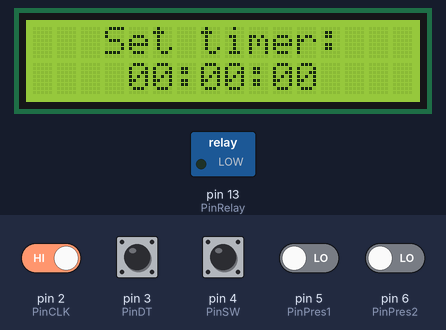
The sketch below on a simulated Arduino Uno, built with avr-gcc and run on an emulated ATmega328P. Parts: 16×2 character LCD, switched loads named in the sketch (green lamp = pin HIGH). Inputs (shaded band) come from the test bench; at power-on: pin 2 (PinCLK), pin 3 (PinDT) HIGH, pin 4 (PinSW), pin 5 (PinPres1), pin 6 (PinPres2) LOW.

Above: at 2.2 s.
2.3 s: pin 5 (PinPres1) driven HIGH
At 3.2 s:
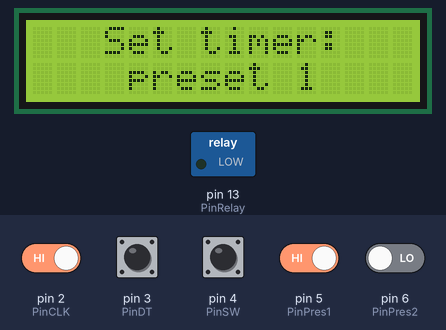
5.3 s: pin 4 (PinSW) pulled HIGH for 1 s
At 6.5 s:
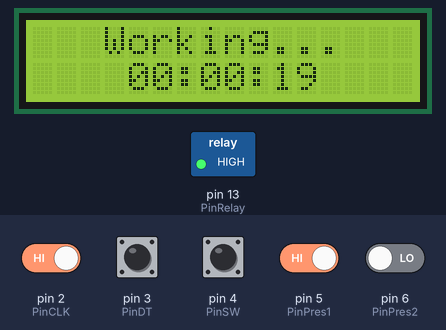
9.3 s: pin 4 (PinSW) pulled HIGH for 0.15 s
At 9.8 s:
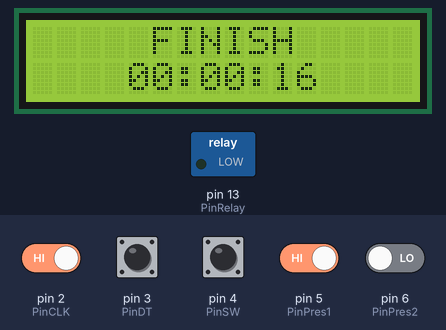
12.4 s: pin 2 (PinCLK) driven LOW
At 13.9 s:
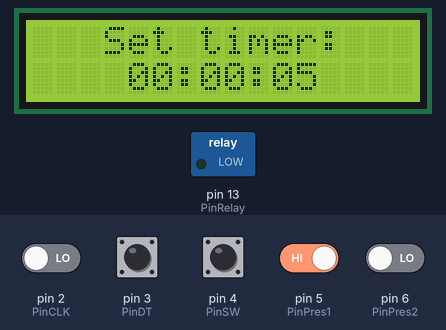
14.2 s: pin 6 (PinPres2) driven HIGH
At 16.6 s:
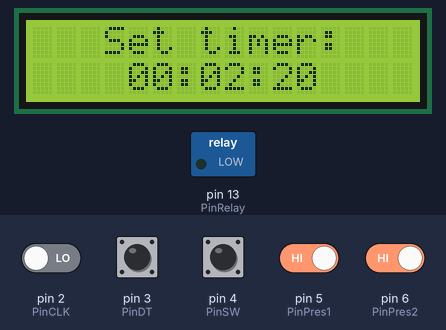
Timing chart, 0 to 18.1 s (numbered marks = the images above; inputs shaded):
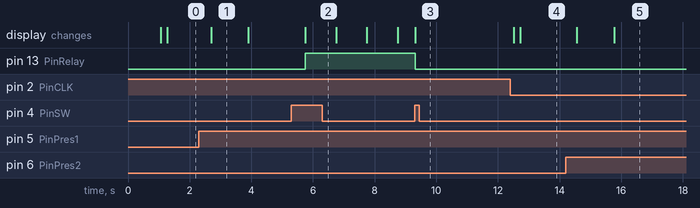

Measured:
- after the input at 2.3 s, the display: changes after 0.40 s (image 1)
- after the input at 5.3 s, pin 13 (PinRelay): LOW → HIGH after 0.44 s; the display: changes after 0.45 s (image 2)
- after the input at 9.3 s, pin 13 (PinRelay): HIGH → LOW at once; the display: changes at once (image 3)
- after the input at 12.4 s, the display: first differs from a run without the input after 0.32 s (image 4)
- after the input at 14.2 s, the display: first changes after 0.36 s (image 5 shows a later state)
- what the display in image 1 shows lasts 1.2 s, from 2.7 s to 3.9 s

The sketch:

LED_Timer.ino
```cpp
#include <LiquidCrystal.h>
#include <Bounce.h>

int PinPres1 = 5; // кнопки
int PinPres2 = 6;
int PinRelay = 13; // реле
int PinCLK = 2; // энкодер
int PinDT = 3;
int PinSW = 4;
long Preset0 = 0;  // начальное значение (сек.)
long Preset1 = 20;  // предустановка времени №1 (сек.)
long Preset2 = 140;  // предустановка времени №2 (сек.)
int sec_step = 5; // шаг энкодера (сек.)

unsigned long currentTime; // текущее время
unsigned long loopTime; // время окончания
unsigned long LimitTime = 0; // таймер
volatile boolean turn;
volatile boolean up;
boolean running = false; // флаг запуска отсчета
int awake1, awake2, awake3;

LiquidCrystal lcd(12, 11, 10, 9, 8, 7); // экран
Bounce bouncer1 = Bounce(PinPres1, 5); // дребезг кнопок
Bounce bouncer2 = Bounce(PinPres2, 5);
Bounce bouncer3 = Bounce(PinSW, 5);

void setup() {

  Preset0 = Preset0*1000;
  Preset1 = Preset1*1000;
  Preset2 = Preset2*1000;
  sec_step = sec_step*1000;
  LimitTime = Preset0;
  pinMode(PinCLK, INPUT); // входы
  pinMode(PinDT, INPUT);
  pinMode(PinSW, INPUT);
  pinMode(PinPres1, INPUT);
  pinMode(PinPres2, INPUT);
  pinMode(PinRelay, OUTPUT);
  attachInterrupt (0, isr, CHANGE); // прерывание энкодера
  lcd.begin(16, 2);
  lcd.setCursor(0,0);
  lcd.print("  UV LED TIMER  ");
  lcd.setCursor(0,1);
  lcd.print("    ver. 1.0    ");
  delay(1000);
  lcd.clear();
  currentTime = millis();
}

void loop() {

  delay(200);

  bouncer1.update(); // дребезг кнопок
  bouncer2.update();
  bouncer3.update();

  // выбран режим отсчета
  /* ========================== */
  if (running == true) {

    // отсчет времени
    currentTime = millis();
    loopTime = currentTime + LimitTime; // когда закончить
    while(currentTime < loopTime) { // сравниваем текущее время с временем окончания

      digitalWrite(PinRelay, HIGH); // включаем

      // вывод на экран
      lcd.setCursor(0,0);
      lcd.print("   Working...   ");
      lcd.setCursor(4, 2);
      if (LimitTime/60/60/1000 < 10) { lcd.print("0"); }
      lcd.print(LimitTime/60/60/1000);
      lcd.print(":");
      if (LimitTime/60/1000%60 < 10) { lcd.print("0"); }
      lcd.print((LimitTime/60/1000)%60);
      lcd.print(":");
      if (LimitTime/1000%60 < 10) { lcd.print("0"); }
      lcd.print(LimitTime/1000%60);
      lcd.display();

      // кнопка
      bouncer3.update();
      if (bouncer3.read() != awake3) {

        awake3 = bouncer3.read();
        if (awake3 && running == true) {
          running = false;
          digitalWrite(PinRelay, HIGH); // включаем
          LimitTime = Preset0;
          break;
        }
      }

      LimitTime = LimitTime - (millis() - currentTime); // уменьшаем таймер
      currentTime = millis(); // получаем новое время
    }

    // окончание работы таймера
    digitalWrite(PinRelay, LOW); // отключаем устройство

    lcd.setCursor(0, 0);
    lcd.print("             ");
    lcd.setCursor(0, 0);
    lcd.print("     FINISH     ");
    running = false;
    delay (3000);
    //lcd.begin(16, 2);

  // выбран режим клавиатуры
  /* ========================== */
  } else {

    digitalWrite(PinRelay, LOW); // отключаем устройство

    if (LimitTime > 86400000) LimitTime = Preset0; // отбрасываем некорректные значения

    // вывод на экран
    lcd.setCursor(0,0);
    lcd.print("   Set timer:   ");
    lcd.setCursor(4, 2);
    if (LimitTime/60/60/1000 < 10) { lcd.print("0"); }
    lcd.print(LimitTime/60/60/1000);
    lcd.print(":");
    if (LimitTime/60/1000%60 < 10) { lcd.print("0"); }
    lcd.print((LimitTime/60/1000)%60);
    lcd.print(":");
    if (LimitTime/1000%60 < 10) { lcd.print("0"); }
    lcd.print(LimitTime/1000%60);
    lcd.display();

    // пресет №1
    if (bouncer1.read() != awake1) {
      awake1 = bouncer1.read();
      if (awake1) {
        lcd.setCursor(0,1);
        lcd.print("    preset 1    ");
        LimitTime = Preset1;
        delay(1000);
      }
    }

    // пресет №2
    if (bouncer2.read() != awake2) {
      awake2 = bouncer2.read();
      if (awake2) {
        lcd.setCursor(0,1);
        lcd.print("    preset 2    ");
        LimitTime = Preset2;
        delay(1000);
      }
    }

    // энкодер
    static long enc_pos=0;
    if (digitalRead(PinSW) && enc_pos != 0) {
      enc_pos=0;
    }
    if (turn) {
      if (up) {
        enc_pos--;
      } else {
        enc_pos++;
      }
      turn = false;
      LimitTime += enc_pos*sec_step;
    }

    // кнопка
    if (bouncer3.read() != awake3) {
      awake3 = bouncer3.read();
      if (awake3 && LimitTime != 0) {
        running = true;
      }
    }
  }
}

// прерывание энкодера
void isr ()  {
  up = (digitalRead(PinCLK) == digitalRead(PinDT));
  turn = true;
}
```
